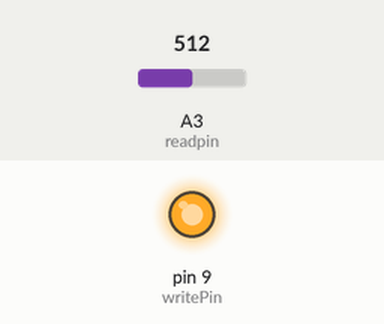
Recording of a sketch running on a simulated Arduino Uno, built with avr-gcc and run on an emulated ATmega328P. Shown: output pins drawn as LEDs (lit = HIGH). Inputs (shaded band) come from the test bench; at power-on: A3 (readpin) = 512. What the sketch prints to the serial monitor is not drawn.

Above: at 0.1 s.
Timing chart, 0 to 1.6 s (numbered marks = the images above):
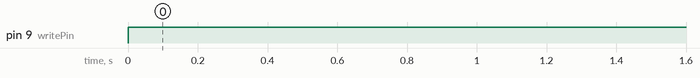

Measured:
- by itself, pin 9 (writePin): LOW → HIGH at 0.00 s

The sketch:

analog_read.ino
```cpp
//read the voltage across R2 and print it in the serial monitor
int readpin = A3;
int writePin = 9;
int adc = 255;
float V2 = 0.0;     //actual analog volatage mapped to readValue
int readValue = 0;  //arduino output(an integer from 0 to 1023 inclusive)
int delayTime = 500;

void setup() {
  // put your setup code here, to run once:
pinMode(writePin, OUTPUT);
pinMode(readpin, INPUT);
Serial.begin(9600);   //set-up the baud rate
}

void loop() {
  // put your main code here, to run repeatedly:
analogWrite(writePin, adc);
readValue = analogRead(readpin);
V2 = (5.0 / 1023.0) * readValue;
Serial.println(V2);
delay(delayTime);
}
```
